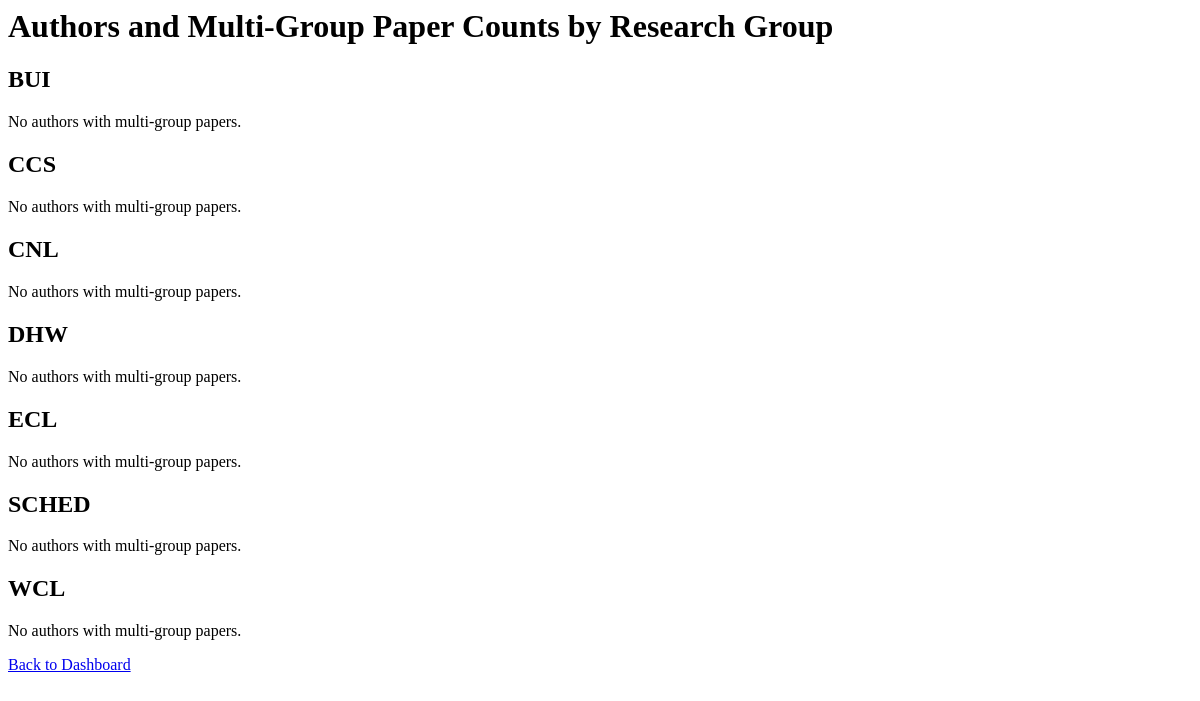
Before: /report/group-author-multi-group/ with the older database file.
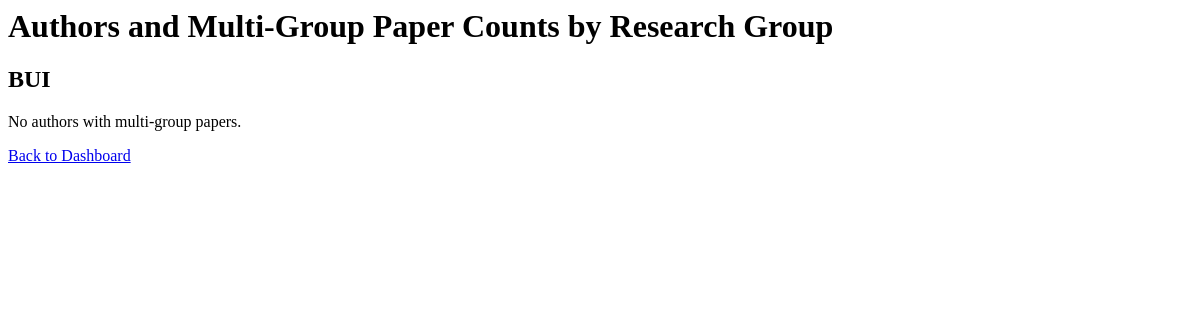
After: the same page with the newer database file.
### research/models.py (models this page shows, shortened)
class ResearchGroup(models.Model):
    name = models.CharField(max_length=255, unique=True)

### research/views.py (the view)
# urls.py: path('report/group-author-multi-group/', views.report_group_author_multi_group, name='report_group_author_multi_group'),
def report_group_author_multi_group(request):
    data = get_group_author_multi_group_counts()
    return render(request, 'research/report_group_author_multi_group.html', {'data': data})

### research/views.py (called while the page is built)
def get_group_author_multi_group_counts():
    result = {}
    for group in ResearchGroup.objects.all():
        authors = Author.objects.filter(research_group=group)
        author_counts = {}
        for author in authors:
            count = 0
            for ap in author.authorpublication_set.all():
                pub = ap.publication
                groups = set(pub.authorpublication_set.select_related('author__research_group').values_list('author__research_group__name', flat=True))
                if len(groups) > 1:
                    count += 1
            if count > 0:
                author_counts[author.__str__()] = count
        result[group.name] = author_counts
    return result

### research/templates/research/report_group_author_multi_group.html
<h1>Authors and Multi-Group Paper Counts by Research Group</h1>
{% for group, authors in data.items %}
  <h2>{{ group }}</h2>
  {% if authors %}
    <ul>
      {% for author, count in authors.items %}
        <li>{{ author }}: {{ count }}</li>
      {% endfor %}
    </ul>
  {% else %}
    <p>No authors with multi-group papers.</p>
  {% endif %}
{% endfor %}
<a href="{% url 'index' %}">Back to Dashboard</a>

Changed rows visible on the page:
removed ResearchGroup: data "CCS"
removed ResearchGroup: data "CNL"
removed ResearchGroup: data "DHW"
removed ResearchGroup: data "ECL"
removed ResearchGroup: data "SCHED"
removed ResearchGroup: data "WCL"
Other visible differences:
list line gone: "No authors with multi-group papers."
